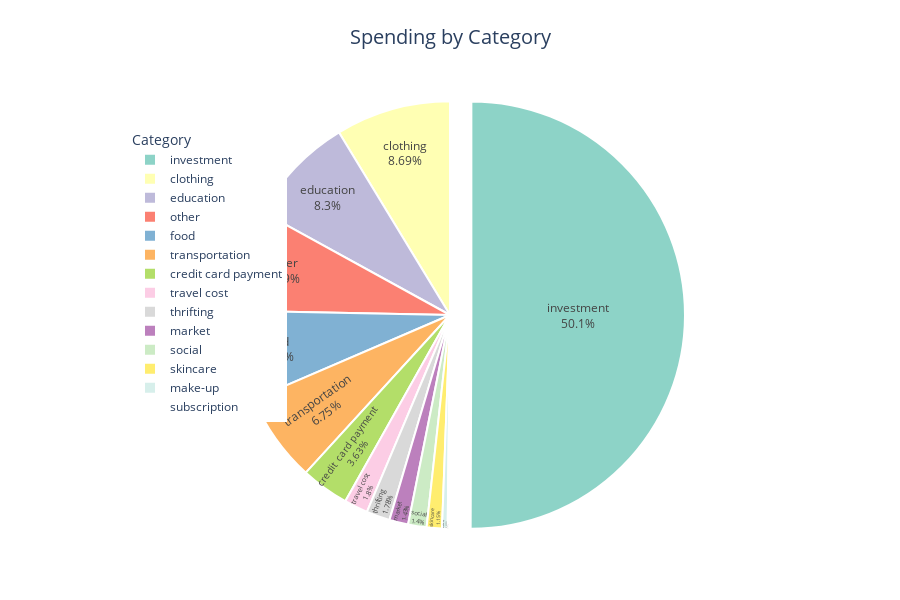

Notebook cell for this chart:
### Code cell
import plotly.express as px

# Group by Category and sum the Amount
category_spending = df.groupby('Category')['Amount'].sum().reset_index()

# Take the absolute values of the Amount column
category_spending['Amount'] = category_spending['Amount'].abs()

# Plot the pie chart
fig = px.pie(
    category_spending,
    values='Amount',
    names='Category',
    title='Spending by Category',
    color_discrete_sequence=px.colors.qualitative.Set3  # Use a qualitative color scheme
)

# Customize the traces
fig.update_traces(
    textposition='inside',
    textinfo='percent+label',  # Show percentage and category label
    pull=[0.1 if amount == category_spending['Amount'].max() else 0 for amount in category_spending['Amount']],  # Emphasize largest segment
    marker=dict(line=dict(color='white', width=2))  # Add white borders for better distinction
)

# Enhance the layout
fig.update_layout(
    title={
        'text': 'Spending by Category',
        'x': 0.5,
        'y': 0.95,
        'xanchor': 'center',
        'yanchor': 'top',
        'font': {'size': 20}
    },
    legend_title='Category',
    legend=dict(
        orientation='v',  # Vertical legend
        yanchor='top',
        y=0.9,
        xanchor='left',
        x=0.1
    ),
    height=600,  # Adjust height for better readability
    margin=dict(t=80, b=50, l=50, r=50)
)

# Show the improved pie chart
fig.show()

# Save the figure to an HTML file
pio.write_html(fig, file='spending_category.html', full_html=True)

# Or get the HTML string directly
graph_html = pio.to_html(fig, full_html=False)

### Figure 1 — Plotly figure (JSON) as saved in the notebook; plotly's stock layout.template omitted (floating-point values rounded to 4 significant figures)
{"data": [{"domain": {"x": [0, 1], "y": [0, 1]}, "hovertemplate": "Category=%{label}<br>Amount=%{value}<extra></extra>", "labels": ["clothing", "credit card payment", "education", "food", "investment", "make-up", "market", "other", "skincare", "social", "subscription", "thrifting", "transportation", "travel cost"], "legendgroup": "", "marker": {"line": {"color": "white", "width": 2}}, "name": "", "pull": [0, 0, 0, 0, 0.1, 0, 0, 0, 0, 0, 0, 0, 0, 0], "showlegend": true, "textinfo": "percent+label", "textposition": "inside", "type": "pie", "values": [35170.0, 14690.0, 33590.0, 27390.0, 202500.0, 1712.0, 5780.0, 31120.0, 4655.0, 5646.0, 481.8, 7220.0, 27330.0, 7270]}], "layout": {"height": 600, "legend": {"orientation": "v", "title": {"text": "Category"}, "tracegroupgap": 0, "x": 0.1, "xanchor": "left", "y": 0.9, "yanchor": "top"}, "margin": {"b": 50, "l": 50, "r": 50, "t": 80}, "piecolorway": ["rgb(141,211,199)", "rgb(255,255,179)", "rgb(190,186,218)", "rgb(251,128,114)", "rgb(128,177,211)", "rgb(253,180,98)", "rgb(179,222,105)", "rgb(252,205,229)", "rgb(217,217,217)", "rgb(188,128,189)", "rgb(204,235,197)", "rgb(255,237,111)"], "title": {"font": {"size": 20}, "text": "Spending by Category", "x": 0.5, "xanchor": "center", "y": 0.95, "yanchor": "top"}}}
